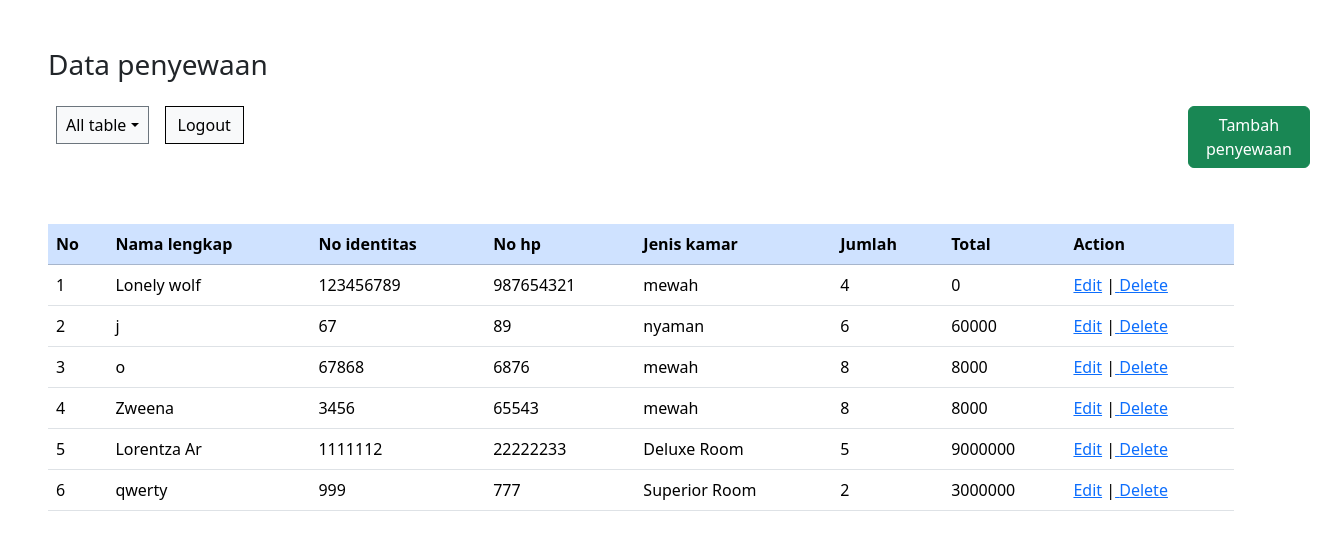
Screenshot of /penyewaan_read.php with the database file from the repository.
### tables this page shows
CREATE TABLE `tbl_penyewaan` (
  `id_sewa` int(11) NOT NULL,
  `id_kamar` int(11) NOT NULL,
  `nama` varchar(50) NOT NULL,
  `cekin` date NOT NULL,
  `cekout` date NOT NULL,
  `no_identitas` int(20) NOT NULL,
  `no_hp` int(11) NOT NULL,
  `id_admin` int(11) NOT NULL,
  `jumlah` int(11) NOT NULL,
  `total` int(11) NOT NULL
);

CREATE TABLE `tbl_jenis_kamar` (
  `id_kamar` int(11) NOT NULL,
  `jenis_kamar` varchar(50) NOT NULL,
  `harga` int(11) NOT NULL,
  `keterangan` text NOT NULL
);

### penyewaan_read.php (the view, shortened to what this page needs)
<!DOCTYPE html>
<html lang="en">
<head>
    <link href="https://cdn.jsdelivr.net/npm/bootstrap@5.3.3/dist/css/bootstrap.min.css" rel="stylesheet">
</head>
<body>
    <?php
        include("config.php");
    ?>
    <h3 class="mt-5 ms-5">Data penyewaan</h3>
    <div class="d-flex flex-row ms-n2">
  <div class="p-2">
  <div class="dropdown">
  <button class="btn btn-light border border-secondary dropdown-toggle dropdown-toggle-split rounded-0 ms-5 mt-2" type="button" data-bs-toggle="dropdown" aria-expanded="false">
    All table
  </button>
</div>
  </div>
  <div class="p-2">
    <a class="btn btn-light border border-black rounded-0 mt-2 ms-n3" href="logout.php" role="button" style="width: 100%;">Logout</a>
</div>
<div class="tambah-data">
    <div class="p-2 ms-5">
        <a class="btn btn-success mt-2 ms-n3" href="penyewaan_create.php" role="button">Tambah penyewaan</a>
    </div>
</div>
</div>
    <br><br>
    <table class="table ms-5" style="width: 90%">
  <thead>
    <tr class="table-primary">
      <th scope="col">No</th>
      <th scope="col">Nama lengkap</th>
      <th scope="col">No identitas</th>
      <th scope="col">No hp</th>
      <th scope="col">Jenis kamar</th>
      <th scope="col">Jumlah</th>
      <th scope="col">Total</th>
      <th scope="col">Action</th>
    </tr>
  </thead>
  <tbody>
  <?php
            $sql = "SELECT tbl_penyewaan.*, tbl_jenis_kamar.*, tbl_admin.nama as nama_admin from tbl_penyewaan join tbl_jenis_kamar on tbl_penyewaan.id_kamar=tbl_jenis_kamar.id_kamar join tbl_admin on tbl_penyewaan.id_admin=tbl_admin.id_admin";
            $query = mysqli_query($db, $sql);
            $no = 1;
            while($data=mysqli_fetch_array($query)){
                echo "<tr>";
                echo "<td>".$no++."</td>";
                echo "<td>".$data['nama']."</td>";
                echo "<td>".$data['no_identitas']."</td>";
                echo "<td>".$data['no_hp']."</td>";
                echo "<td>".$data['jenis_kamar']."</td>";
                echo "<td>".$data['jumlah']."</td>";
                echo "<td>".$data['total']."</td>";
                echo "<td>";
                echo "<a href='penyewaan_update.php?id=".$data['id_sewa']."'>Edit</a> |";
                echo "<a href='penyewaan_delete.php?id=".$data['id_sewa']."'> Delete</a>";
                echo "</td>";
                echo "</tr>";
            }
        ?>
  </tbody>
</table>
    </body>
</html>

### penyewaan_read.php (style rules this page uses)
.tambah-data { margin-left: 55em; }

### rows the page displays
tbl_penyewaan: nama "Lonely wolf", no_identitas "123456789", no_hp "987654321", id_kamar.jenis_kamar "mewah", jumlah "4", total "0"
tbl_penyewaan: nama "j", no_identitas "67", no_hp "89", id_kamar.jenis_kamar "nyaman", jumlah "6", total "60000"
tbl_penyewaan: nama "o", no_identitas "67868", no_hp "6876", id_kamar.jenis_kamar "mewah", jumlah "8", total "8000"
tbl_penyewaan: nama "Zweena", no_identitas "3456", no_hp "65543", id_kamar.jenis_kamar "mewah", jumlah "8", total "8000"
tbl_penyewaan: nama "Lorentza Ar", no_identitas "1111112", no_hp "22222233", id_kamar.jenis_kamar "Deluxe Room", jumlah "5", total "9000000"
tbl_penyewaan: nama "qwerty", no_identitas "999", no_hp "777", id_kamar.jenis_kamar "Superior Room", jumlah "2", total "3000000"
